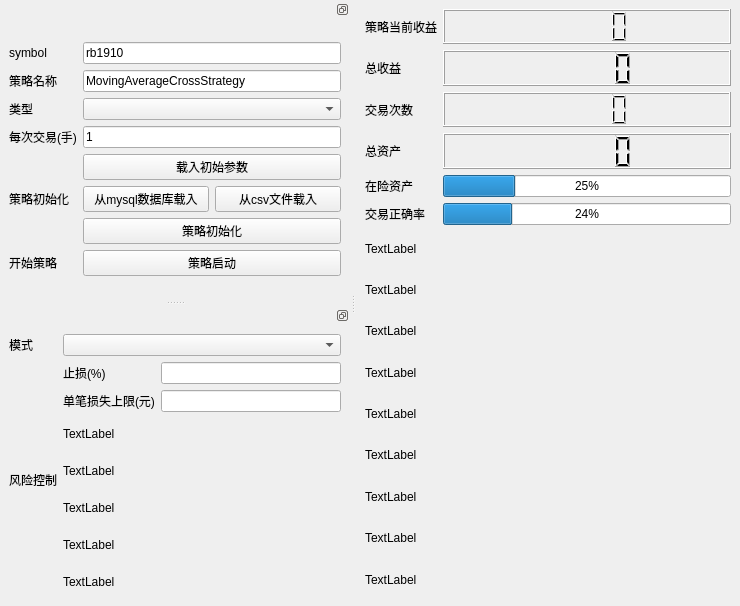
<?xml version="1.0" encoding="UTF-8"?>
<ui version="4.0">
 <class>Real_Trade</class>
 <widget class="QMainWindow" name="Real_Trade">
  <property name="geometry">
   <rect>
    <x>0</x>
    <y>0</y>
    <width>740</width>
    <height>606</height>
   </rect>
  </property>
  <property name="windowTitle">
   <string>MainWindow</string>
  </property>
  <widget class="QWidget" name="centralwidget">
   <layout class="QGridLayout" name="gridLayout_2">
    <item row="0" column="0">
     <layout class="QGridLayout" name="gridLayout">
      <item row="4" column="1">
       <widget class="QProgressBar" name="progressBar">
        <property name="value">
         <number>25</number>
        </property>
       </widget>
      </item>
      <item row="4" column="0">
       <widget class="QLabel" name="label_7">
        <property name="text">
         <string>在险资产</string>
        </property>
       </widget>
      </item>
      <item row="3" column="0">
       <widget class="QLabel" name="label_6">
        <property name="text">
         <string>总资产</string>
        </property>
       </widget>
      </item>
      <item row="3" column="1">
       <widget class="QLCDNumber" name="lcdNumber_3"/>
      </item>
      <item row="0" column="0">
       <widget class="QLabel" name="label_4">
        <property name="text">
         <string>策略当前收益</string>
        </property>
       </widget>
      </item>
      <item row="6" column="0">
       <widget class="QLabel" name="label_16">
        <property name="text">
         <string>TextLabel</string>
        </property>
       </widget>
      </item>
      <item row="2" column="1">
       <widget class="QLCDNumber" name="lcdNumber_2"/>
      </item>
      <item row="11" column="0">
       <widget class="QLabel" name="label_21">
        <property name="text">
         <string>TextLabel</string>
        </property>
       </widget>
      </item>
      <item row="7" column="0">
       <widget class="QLabel" name="label_17">
        <property name="text">
         <string>TextLabel</string>
        </property>
       </widget>
      </item>
      <item row="9" column="0">
       <widget class="QLabel" name="label_19">
        <property name="text">
         <string>TextLabel</string>
        </property>
       </widget>
      </item>
      <item row="2" column="0">
       <widget class="QLabel" name="label_5">
        <property name="text">
         <string>交易次数</string>
        </property>
       </widget>
      </item>
      <item row="14" column="0">
       <widget class="QLabel" name="label_24">
        <property name="text">
         <string>TextLabel</string>
        </property>
       </widget>
      </item>
      <item row="0" column="1">
       <widget class="QLCDNumber" name="lcdNumber"/>
      </item>
      <item row="10" column="0">
       <widget class="QLabel" name="label_20">
        <property name="text">
         <string>TextLabel</string>
        </property>
       </widget>
      </item>
      <item row="5" column="0">
       <widget class="QLabel" name="label_8">
        <property name="text">
         <string>交易正确率</string>
        </property>
       </widget>
      </item>
      <item row="12" column="0">
       <widget class="QLabel" name="label_22">
        <property name="text">
         <string>TextLabel</string>
        </property>
       </widget>
      </item>
      <item row="13" column="0">
       <widget class="QLabel" name="label_23">
        <property name="text">
         <string>TextLabel</string>
        </property>
       </widget>
      </item>
      <item row="8" column="0">
       <widget class="QLabel" name="label_18">
        <property name="text">
         <string>TextLabel</string>
        </property>
       </widget>
      </item>
      <item row="1" column="0">
       <widget class="QLabel" name="label_25">
        <property name="text">
         <string>总收益</string>
        </property>
       </widget>
      </item>
      <item row="1" column="1">
       <widget class="QLCDNumber" name="lcdNumber_4"/>
      </item>
      <item row="5" column="1">
       <widget class="QProgressBar" name="progressBar_2">
        <property name="value">
         <number>24</number>
        </property>
       </widget>
      </item>
     </layout>
    </item>
   </layout>
  </widget>
  <widget class="QDockWidget" name="dockWidget">
   <property name="minimumSize">
    <size>
     <width>350</width>
     <height>300</height>
    </size>
   </property>
   <property name="features">
    <set>QDockWidget::DockWidgetFloatable|QDockWidget::DockWidgetMovable</set>
   </property>
   <attribute name="dockWidgetArea">
    <number>1</number>
   </attribute>
   <widget class="QWidget" name="dockWidgetContents">
    <layout class="QGridLayout" name="gridLayout_4">
     <item row="0" column="0">
      <layout class="QGridLayout" name="gridLayout_3">
       <item row="7" column="0">
        <widget class="QLabel" name="label_30">
         <property name="text">
          <string>开始策略</string>
         </property>
        </widget>
       </item>
       <item row="5" column="0">
        <widget class="QLabel" name="label_14">
         <property name="text">
          <string>策略初始化</string>
         </property>
        </widget>
       </item>
       <item row="7" column="1">
        <widget class="QPushButton" name="pushButton_ONREALTRADE">
         <property name="text">
          <string>策略启动</string>
         </property>
        </widget>
       </item>
       <item row="1" column="0">
        <widget class="QLabel" name="label_3">
         <property name="text">
          <string>策略名称</string>
         </property>
        </widget>
       </item>
       <item row="3" column="0">
        <widget class="QLabel" name="label_9">
         <property name="text">
          <string>每次交易(手)</string>
         </property>
        </widget>
       </item>
       <item row="2" column="1">
        <widget class="QComboBox" name="comboBox_style"/>
       </item>
       <item row="0" column="1">
        <widget class="QLineEdit" name="lineEdit_symbol">
         <property name="text">
          <string>rb1910</string>
         </property>
        </widget>
       </item>
       <item row="0" column="0">
        <widget class="QLabel" name="label_2">
         <property name="text">
          <string>symbol</string>
         </property>
        </widget>
       </item>
       <item row="2" column="0">
        <widget class="QLabel" name="label">
         <property name="text">
          <string>类型</string>
         </property>
        </widget>
       </item>
       <item row="3" column="1">
        <layout class="QGridLayout" name="gridLayout_8">
         <item row="0" column="0">
          <widget class="QLineEdit" name="lineEdit_volume">
           <property name="text">
            <string>1</string>
           </property>
          </widget>
         </item>
        </layout>
       </item>
       <item row="1" column="1">
        <widget class="QLineEdit" name="lineEdit_strategy">
         <property name="text">
          <string>MovingAverageCrossStrategy</string>
         </property>
        </widget>
       </item>
       <item row="4" column="1">
        <widget class="QPushButton" name="pushButton_Initialparameter">
         <property name="text">
          <string>载入初始参数</string>
         </property>
        </widget>
       </item>
       <item row="5" column="1">
        <layout class="QHBoxLayout" name="horizontalLayout">
         <item>
          <widget class="QPushButton" name="pushButton_frommysql">
           <property name="text">
            <string>从mysql数据库载入</string>
           </property>
          </widget>
         </item>
         <item>
          <widget class="QPushButton" name="pushButton_fromcsv">
           <property name="text">
            <string>从csv文件载入</string>
           </property>
          </widget>
         </item>
        </layout>
       </item>
       <item row="6" column="0">
        <layout class="QVBoxLayout" name="verticalLayout"/>
       </item>
       <item row="6" column="1">
        <widget class="QPushButton" name="pushButton_Initial">
         <property name="text">
          <string>策略初始化</string>
         </property>
        </widget>
       </item>
      </layout>
     </item>
    </layout>
   </widget>
  </widget>
  <widget class="QDockWidget" name="dockWidget_2">
   <property name="minimumSize">
    <size>
     <width>323</width>
     <height>300</height>
    </size>
   </property>
   <property name="features">
    <set>QDockWidget::DockWidgetFloatable|QDockWidget::DockWidgetMovable</set>
   </property>
   <attribute name="dockWidgetArea">
    <number>1</number>
   </attribute>
   <widget class="QWidget" name="dockWidgetContents_2">
    <layout class="QGridLayout" name="gridLayout_9">
     <item row="0" column="0">
      <layout class="QGridLayout" name="gridLayout_6">
       <item row="1" column="1">
        <layout class="QGridLayout" name="gridLayout_10">
         <item row="1" column="1">
          <widget class="QLineEdit" name="lineEdit"/>
         </item>
         <item row="2" column="1">
          <widget class="QLineEdit" name="lineEdit_2"/>
         </item>
         <item row="3" column="0">
          <widget class="QLabel" name="label_13">
           <property name="text">
            <string>TextLabel</string>
           </property>
          </widget>
         </item>
         <item row="4" column="0">
          <widget class="QLabel" name="label_26">
           <property name="text">
            <string>TextLabel</string>
           </property>
          </widget>
         </item>
         <item row="1" column="0">
          <widget class="QLabel" name="label_11">
           <property name="text">
            <string>止损(%)</string>
           </property>
          </widget>
         </item>
         <item row="2" column="0">
          <widget class="QLabel" name="label_12">
           <property name="text">
            <string>单笔损失上限(元)</string>
           </property>
          </widget>
         </item>
         <item row="6" column="0">
          <widget class="QLabel" name="label_28">
           <property name="text">
            <string>TextLabel</string>
           </property>
          </widget>
         </item>
         <item row="5" column="0">
          <widget class="QLabel" name="label_27">
           <property name="text">
            <string>TextLabel</string>
           </property>
          </widget>
         </item>
         <item row="7" column="0">
          <widget class="QLabel" name="label_29">
           <property name="text">
            <string>TextLabel</string>
           </property>
          </widget>
         </item>
        </layout>
       </item>
       <item row="0" column="1">
        <widget class="QComboBox" name="comboBox_2">
         <property name="minimumSize">
          <size>
           <width>250</width>
           <height>0</height>
          </size>
         </property>
        </widget>
       </item>
       <item row="1" column="0">
        <widget class="QLabel" name="label_10">
         <property name="text">
          <string>风险控制</string>
         </property>
        </widget>
       </item>
       <item row="0" column="0">
        <widget class="QLabel" name="label_15">
         <property name="text">
          <string>模式</string>
         </property>
        </widget>
       </item>
      </layout>
     </item>
    </layout>
   </widget>
  </widget>
 </widget>
 <resources/>
 <connections/>
</ui>
